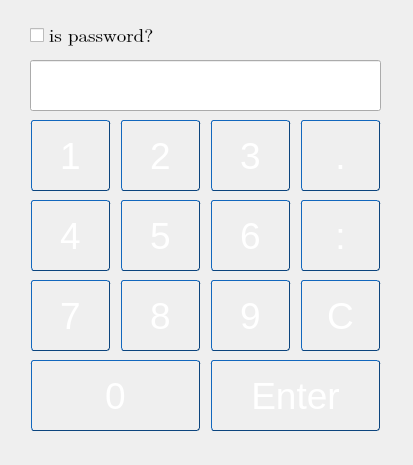
<?xml version="1.0" encoding="UTF-8"?>
<ui version="4.0">
 <class>Keyboard</class>
 <widget class="QWidget" name="Keyboard">
  <property name="geometry">
   <rect>
    <x>0</x>
    <y>0</y>
    <width>413</width>
    <height>465</height>
   </rect>
  </property>
  <property name="windowTitle">
   <string>Keyboard</string>
  </property>
  <widget class="QPushButton" name="pushButton">
   <property name="geometry">
    <rect>
     <x>30</x>
     <y>120</y>
     <width>81</width>
     <height>71</height>
    </rect>
   </property>
   <property name="font">
    <font>
     <pointsize>28</pointsize>
     <weight>50</weight>
     <italic>false</italic>
     <bold>false</bold>
    </font>
   </property>
   <property name="styleSheet">
    <string notr="true">/*
QPushButton {
     border: 2px solid #8f8f91;
     border-radius: 6px;
     background-color: qlineargradient(x1: 0, y1: 0, x2: 0, y2: 1,
                                       stop: 0 #f6f7fa, stop: 1 #dadbde);
     min-width: 80px;
 }

 QPushButton:pressed {
     background-color: qlineargradient(x1: 0, y1: 0, x2: 0, y2: 1,
                                       stop: 0 #dadbde, stop: 1 #f6f7fa);
		 background-color: qlineargradient(spread:pad, x1:1, y1:0, x2:1, y2:1, stop:0 rgba(209, 160, 230, 255), stop:1 rgba(255, 255, 255, 255));

 }
*/
QPushButton {
    /* Let's make the size of the button 1,5 times of font size. */
    min-height: 1.5em;
    /* Font size just 1.*/
    font: 1em;
    /* Margins so that we get a little space on the left and right. */
    margin: 0 1px 0 1px;
    /* The font color */ 
    color: white;
    /* Here's the background gradient with start point, end point, 
       stop &quot;percentage&quot; and color, stop percentage and color. */
    background-color: qlineargradient(x1: 0, y1: 0, x2: 0, y2: 1,
                                      stop: 0 #2198c0, stop: 1 #0d5ca6);
    /* We'll round the borders. */
    border-style: outset;
    /* Round radius will be 3px */
    border-radius: 3px;
    /* Border is only one pixel */
    border-width: 1px;
    /* Border color is now set */
    border-color: #0c457e;
}
 
/* This is style when button is pressed */
QPushButton:pressed {
    /* We'll just invert the gradient by changing the colors around. */
    background-color: qlineargradient(x1: 0, y1: 0, x2: 0, y2: 1,
                                      stop: 0 #0d5ca6, stop: 1 #2198c0);
}

</string>
   </property>
   <property name="text">
    <string>1</string>
   </property>
  </widget>
  <widget class="QPushButton" name="pushButton_2">
   <property name="geometry">
    <rect>
     <x>120</x>
     <y>120</y>
     <width>81</width>
     <height>71</height>
    </rect>
   </property>
   <property name="font">
    <font>
     <pointsize>28</pointsize>
     <weight>50</weight>
     <italic>false</italic>
     <bold>false</bold>
    </font>
   </property>
   <property name="styleSheet">
    <string notr="true">/*
QPushButton {
     border: 2px solid #8f8f91;
     border-radius: 6px;
     background-color: qlineargradient(x1: 0, y1: 0, x2: 0, y2: 1,
                                       stop: 0 #f6f7fa, stop: 1 #dadbde);
     min-width: 80px;
 }

 QPushButton:pressed {
     background-color: qlineargradient(x1: 0, y1: 0, x2: 0, y2: 1,
                                       stop: 0 #dadbde, stop: 1 #f6f7fa);
		 background-color: qlineargradient(spread:pad, x1:1, y1:0, x2:1, y2:1, stop:0 rgba(209, 160, 230, 255), stop:1 rgba(255, 255, 255, 255));

 }
*/
QPushButton {
    /* Let's make the size of the button 1,5 times of font size. */
    min-height: 1.5em;
    /* Font size just 1.*/
    font: 1em;
    /* Margins so that we get a little space on the left and right. */
    margin: 0 1px 0 1px;
    /* The font color */ 
    color: white;
    /* Here's the background gradient with start point, end point, 
       stop &quot;percentage&quot; and color, stop percentage and color. */
    background-color: qlineargradient(x1: 0, y1: 0, x2: 0, y2: 1,
                                      stop: 0 #2198c0, stop: 1 #0d5ca6);
    /* We'll round the borders. */
    border-style: outset;
    /* Round radius will be 3px */
    border-radius: 3px;
    /* Border is only one pixel */
    border-width: 1px;
    /* Border color is now set */
    border-color: #0c457e;
}
 
/* This is style when button is pressed */
QPushButton:pressed {
    /* We'll just invert the gradient by changing the colors around. */
    background-color: qlineargradient(x1: 0, y1: 0, x2: 0, y2: 1,
                                      stop: 0 #0d5ca6, stop: 1 #2198c0);
}

</string>
   </property>
   <property name="text">
    <string>2</string>
   </property>
  </widget>
  <widget class="QPushButton" name="pushButton_3">
   <property name="geometry">
    <rect>
     <x>210</x>
     <y>120</y>
     <width>81</width>
     <height>71</height>
    </rect>
   </property>
   <property name="font">
    <font>
     <pointsize>28</pointsize>
     <weight>50</weight>
     <italic>false</italic>
     <bold>false</bold>
    </font>
   </property>
   <property name="styleSheet">
    <string notr="true">/*
QPushButton {
     border: 2px solid #8f8f91;
     border-radius: 6px;
     background-color: qlineargradient(x1: 0, y1: 0, x2: 0, y2: 1,
                                       stop: 0 #f6f7fa, stop: 1 #dadbde);
     min-width: 80px;
 }

 QPushButton:pressed {
     background-color: qlineargradient(x1: 0, y1: 0, x2: 0, y2: 1,
                                       stop: 0 #dadbde, stop: 1 #f6f7fa);
		 background-color: qlineargradient(spread:pad, x1:1, y1:0, x2:1, y2:1, stop:0 rgba(209, 160, 230, 255), stop:1 rgba(255, 255, 255, 255));

 }
*/
QPushButton {
    /* Let's make the size of the button 1,5 times of font size. */
    min-height: 1.5em;
    /* Font size just 1.*/
    font: 1em;
    /* Margins so that we get a little space on the left and right. */
    margin: 0 1px 0 1px;
    /* The font color */ 
    color: white;
    /* Here's the background gradient with start point, end point, 
       stop &quot;percentage&quot; and color, stop percentage and color. */
    background-color: qlineargradient(x1: 0, y1: 0, x2: 0, y2: 1,
                                      stop: 0 #2198c0, stop: 1 #0d5ca6);
    /* We'll round the borders. */
    border-style: outset;
    /* Round radius will be 3px */
    border-radius: 3px;
    /* Border is only one pixel */
    border-width: 1px;
    /* Border color is now set */
    border-color: #0c457e;
}
 
/* This is style when button is pressed */
QPushButton:pressed {
    /* We'll just invert the gradient by changing the colors around. */
    background-color: qlineargradient(x1: 0, y1: 0, x2: 0, y2: 1,
                                      stop: 0 #0d5ca6, stop: 1 #2198c0);
}

</string>
   </property>
   <property name="text">
    <string>3</string>
   </property>
  </widget>
  <widget class="QPushButton" name="pushButton_4">
   <property name="geometry">
    <rect>
     <x>30</x>
     <y>200</y>
     <width>81</width>
     <height>71</height>
    </rect>
   </property>
   <property name="font">
    <font>
     <pointsize>28</pointsize>
     <weight>50</weight>
     <italic>false</italic>
     <bold>false</bold>
    </font>
   </property>
   <property name="styleSheet">
    <string notr="true">/*
QPushButton {
     border: 2px solid #8f8f91;
     border-radius: 6px;
     background-color: qlineargradient(x1: 0, y1: 0, x2: 0, y2: 1,
                                       stop: 0 #f6f7fa, stop: 1 #dadbde);
     min-width: 80px;
 }

 QPushButton:pressed {
     background-color: qlineargradient(x1: 0, y1: 0, x2: 0, y2: 1,
                                       stop: 0 #dadbde, stop: 1 #f6f7fa);
		 background-color: qlineargradient(spread:pad, x1:1, y1:0, x2:1, y2:1, stop:0 rgba(209, 160, 230, 255), stop:1 rgba(255, 255, 255, 255));

 }
*/
QPushButton {
    /* Let's make the size of the button 1,5 times of font size. */
    min-height: 1.5em;
    /* Font size just 1.*/
    font: 1em;
    /* Margins so that we get a little space on the left and right. */
    margin: 0 1px 0 1px;
    /* The font color */ 
    color: white;
    /* Here's the background gradient with start point, end point, 
       stop &quot;percentage&quot; and color, stop percentage and color. */
    background-color: qlineargradient(x1: 0, y1: 0, x2: 0, y2: 1,
                                      stop: 0 #2198c0, stop: 1 #0d5ca6);
    /* We'll round the borders. */
    border-style: outset;
    /* Round radius will be 3px */
    border-radius: 3px;
    /* Border is only one pixel */
    border-width: 1px;
    /* Border color is now set */
    border-color: #0c457e;
}
 
/* This is style when button is pressed */
QPushButton:pressed {
    /* We'll just invert the gradient by changing the colors around. */
    background-color: qlineargradient(x1: 0, y1: 0, x2: 0, y2: 1,
                                      stop: 0 #0d5ca6, stop: 1 #2198c0);
}

</string>
   </property>
   <property name="text">
    <string>4</string>
   </property>
  </widget>
  <widget class="QPushButton" name="pushButton_5">
   <property name="geometry">
    <rect>
     <x>120</x>
     <y>200</y>
     <width>81</width>
     <height>71</height>
    </rect>
   </property>
   <property name="font">
    <font>
     <pointsize>28</pointsize>
     <weight>50</weight>
     <italic>false</italic>
     <bold>false</bold>
    </font>
   </property>
   <property name="styleSheet">
    <string notr="true">/*
QPushButton {
     border: 2px solid #8f8f91;
     border-radius: 6px;
     background-color: qlineargradient(x1: 0, y1: 0, x2: 0, y2: 1,
                                       stop: 0 #f6f7fa, stop: 1 #dadbde);
     min-width: 80px;
 }

 QPushButton:pressed {
     background-color: qlineargradient(x1: 0, y1: 0, x2: 0, y2: 1,
                                       stop: 0 #dadbde, stop: 1 #f6f7fa);
		 background-color: qlineargradient(spread:pad, x1:1, y1:0, x2:1, y2:1, stop:0 rgba(209, 160, 230, 255), stop:1 rgba(255, 255, 255, 255));

 }
*/
QPushButton {
    /* Let's make the size of the button 1,5 times of font size. */
    min-height: 1.5em;
    /* Font size just 1.*/
    font: 1em;
    /* Margins so that we get a little space on the left and right. */
    margin: 0 1px 0 1px;
    /* The font color */ 
    color: white;
    /* Here's the background gradient with start point, end point, 
       stop &quot;percentage&quot; and color, stop percentage and color. */
    background-color: qlineargradient(x1: 0, y1: 0, x2: 0, y2: 1,
                                      stop: 0 #2198c0, stop: 1 #0d5ca6);
    /* We'll round the borders. */
    border-style: outset;
    /* Round radius will be 3px */
    border-radius: 3px;
    /* Border is only one pixel */
    border-width: 1px;
    /* Border color is now set */
    border-color: #0c457e;
}
 
/* This is style when button is pressed */
QPushButton:pressed {
    /* We'll just invert the gradient by changing the colors around. */
    background-color: qlineargradient(x1: 0, y1: 0, x2: 0, y2: 1,
                                      stop: 0 #0d5ca6, stop: 1 #2198c0);
}

</string>
   </property>
   <property name="text">
    <string>5</string>
   </property>
  </widget>
  <widget class="QPushButton" name="pushButton_6">
   <property name="geometry">
    <rect>
     <x>210</x>
     <y>200</y>
     <width>81</width>
     <height>71</height>
    </rect>
   </property>
   <property name="font">
    <font>
     <pointsize>28</pointsize>
     <weight>50</weight>
     <italic>false</italic>
     <bold>false</bold>
    </font>
   </property>
   <property name="styleSheet">
    <string notr="true">/*
QPushButton {
     border: 2px solid #8f8f91;
     border-radius: 6px;
     background-color: qlineargradient(x1: 0, y1: 0, x2: 0, y2: 1,
                                       stop: 0 #f6f7fa, stop: 1 #dadbde);
     min-width: 80px;
 }

 QPushButton:pressed {
     background-color: qlineargradient(x1: 0, y1: 0, x2: 0, y2: 1,
                                       stop: 0 #dadbde, stop: 1 #f6f7fa);
		 background-color: qlineargradient(spread:pad, x1:1, y1:0, x2:1, y2:1, stop:0 rgba(209, 160, 230, 255), stop:1 rgba(255, 255, 255, 255));

 }
*/
QPushButton {
    /* Let's make the size of the button 1,5 times of font size. */
    min-height: 1.5em;
    /* Font size just 1.*/
    font: 1em;
    /* Margins so that we get a little space on the left and right. */
    margin: 0 1px 0 1px;
    /* The font color */ 
    color: white;
    /* Here's the background gradient with start point, end point, 
       stop &quot;percentage&quot; and color, stop percentage and color. */
    background-color: qlineargradient(x1: 0, y1: 0, x2: 0, y2: 1,
                                      stop: 0 #2198c0, stop: 1 #0d5ca6);
    /* We'll round the borders. */
    border-style: outset;
    /* Round radius will be 3px */
    border-radius: 3px;
    /* Border is only one pixel */
    border-width: 1px;
    /* Border color is now set */
    border-color: #0c457e;
}
 
/* This is style when button is pressed */
QPushButton:pressed {
    /* We'll just invert the gradient by changing the colors around. */
    background-color: qlineargradient(x1: 0, y1: 0, x2: 0, y2: 1,
                                      stop: 0 #0d5ca6, stop: 1 #2198c0);
}

</string>
   </property>
   <property name="text">
    <string>6</string>
   </property>
  </widget>
  <widget class="QPushButton" name="pushButton_7">
   <property name="geometry">
    <rect>
     <x>30</x>
     <y>280</y>
     <width>81</width>
     <height>71</height>
    </rect>
   </property>
   <property name="font">
    <font>
     <pointsize>28</pointsize>
     <weight>50</weight>
     <italic>false</italic>
     <bold>false</bold>
    </font>
   </property>
   <property name="styleSheet">
    <string notr="true">/*
QPushButton {
     border: 2px solid #8f8f91;
     border-radius: 6px;
     background-color: qlineargradient(x1: 0, y1: 0, x2: 0, y2: 1,
                                       stop: 0 #f6f7fa, stop: 1 #dadbde);
     min-width: 80px;
 }

 QPushButton:pressed {
     background-color: qlineargradient(x1: 0, y1: 0, x2: 0, y2: 1,
                                       stop: 0 #dadbde, stop: 1 #f6f7fa);
		 background-color: qlineargradient(spread:pad, x1:1, y1:0, x2:1, y2:1, stop:0 rgba(209, 160, 230, 255), stop:1 rgba(255, 255, 255, 255));

 }
*/
QPushButton {
    /* Let's make the size of the button 1,5 times of font size. */
    min-height: 1.5em;
    /* Font size just 1.*/
    font: 1em;
    /* Margins so that we get a little space on the left and right. */
    margin: 0 1px 0 1px;
    /* The font color */ 
    color: white;
    /* Here's the background gradient with start point, end point, 
       stop &quot;percentage&quot; and color, stop percentage and color. */
    background-color: qlineargradient(x1: 0, y1: 0, x2: 0, y2: 1,
                                      stop: 0 #2198c0, stop: 1 #0d5ca6);
    /* We'll round the borders. */
    border-style: outset;
    /* Round radius will be 3px */
    border-radius: 3px;
    /* Border is only one pixel */
    border-width: 1px;
    /* Border color is now set */
    border-color: #0c457e;
}
 
/* This is style when button is pressed */
QPushButton:pressed {
    /* We'll just invert the gradient by changing the colors around. */
    background-color: qlineargradient(x1: 0, y1: 0, x2: 0, y2: 1,
                                      stop: 0 #0d5ca6, stop: 1 #2198c0);
}

</string>
   </property>
   <property name="text">
    <string>7</string>
   </property>
  </widget>
  <widget class="QPushButton" name="pushButton_8">
   <property name="geometry">
    <rect>
     <x>120</x>
     <y>280</y>
     <width>81</width>
     <height>71</height>
    </rect>
   </property>
   <property name="font">
    <font>
     <pointsize>28</pointsize>
     <weight>50</weight>
     <italic>false</italic>
     <bold>false</bold>
    </font>
   </property>
   <property name="styleSheet">
    <string notr="true">/*
QPushButton {
     border: 2px solid #8f8f91;
     border-radius: 6px;
     background-color: qlineargradient(x1: 0, y1: 0, x2: 0, y2: 1,
                                       stop: 0 #f6f7fa, stop: 1 #dadbde);
     min-width: 80px;
 }

 QPushButton:pressed {
     background-color: qlineargradient(x1: 0, y1: 0, x2: 0, y2: 1,
                                       stop: 0 #dadbde, stop: 1 #f6f7fa);
		 background-color: qlineargradient(spread:pad, x1:1, y1:0, x2:1, y2:1, stop:0 rgba(209, 160, 230, 255), stop:1 rgba(255, 255, 255, 255));

 }
*/
QPushButton {
    /* Let's make the size of the button 1,5 times of font size. */
    min-height: 1.5em;
    /* Font size just 1.*/
    font: 1em;
    /* Margins so that we get a little space on the left and right. */
    margin: 0 1px 0 1px;
    /* The font color */ 
    color: white;
    /* Here's the background gradient with start point, end point, 
       stop &quot;percentage&quot; and color, stop percentage and color. */
    background-color: qlineargradient(x1: 0, y1: 0, x2: 0, y2: 1,
                                      stop: 0 #2198c0, stop: 1 #0d5ca6);
    /* We'll round the borders. */
    border-style: outset;
    /* Round radius will be 3px */
    border-radius: 3px;
    /* Border is only one pixel */
    border-width: 1px;
    /* Border color is now set */
    border-color: #0c457e;
}
 
/* This is style when button is pressed */
QPushButton:pressed {
    /* We'll just invert the gradient by changing the colors around. */
    background-color: qlineargradient(x1: 0, y1: 0, x2: 0, y2: 1,
                                      stop: 0 #0d5ca6, stop: 1 #2198c0);
}

</string>
   </property>
   <property name="text">
    <string>8</string>
   </property>
  </widget>
  <widget class="QPushButton" name="pushButton_9">
   <property name="geometry">
    <rect>
     <x>210</x>
     <y>280</y>
     <width>81</width>
     <height>71</height>
    </rect>
   </property>
   <property name="font">
    <font>
     <pointsize>28</pointsize>
     <weight>50</weight>
     <italic>false</italic>
     <bold>false</bold>
    </font>
   </property>
   <property name="styleSheet">
    <string notr="true">/*
QPushButton {
     border: 2px solid #8f8f91;
     border-radius: 6px;
     background-color: qlineargradient(x1: 0, y1: 0, x2: 0, y2: 1,
                                       stop: 0 #f6f7fa, stop: 1 #dadbde);
     min-width: 80px;
 }

 QPushButton:pressed {
     background-color: qlineargradient(x1: 0, y1: 0, x2: 0, y2: 1,
                                       stop: 0 #dadbde, stop: 1 #f6f7fa);
		 background-color: qlineargradient(spread:pad, x1:1, y1:0, x2:1, y2:1, stop:0 rgba(209, 160, 230, 255), stop:1 rgba(255, 255, 255, 255));

 }
*/
QPushButton {
    /* Let's make the size of the button 1,5 times of font size. */
    min-height: 1.5em;
    /* Font size just 1.*/
    font: 1em;
    /* Margins so that we get a little space on the left and right. */
    margin: 0 1px 0 1px;
    /* The font color */ 
    color: white;
    /* Here's the background gradient with start point, end point, 
       stop &quot;percentage&quot; and color, stop percentage and color. */
    background-color: qlineargradient(x1: 0, y1: 0, x2: 0, y2: 1,
                                      stop: 0 #2198c0, stop: 1 #0d5ca6);
    /* We'll round the borders. */
    border-style: outset;
    /* Round radius will be 3px */
    border-radius: 3px;
    /* Border is only one pixel */
    border-width: 1px;
    /* Border color is now set */
    border-color: #0c457e;
}
 
/* This is style when button is pressed */
QPushButton:pressed {
    /* We'll just invert the gradient by changing the colors around. */
    background-color: qlineargradient(x1: 0, y1: 0, x2: 0, y2: 1,
                                      stop: 0 #0d5ca6, stop: 1 #2198c0);
}

</string>
   </property>
   <property name="text">
    <string>9</string>
   </property>
  </widget>
  <widget class="QPushButton" name="pushButton_10">
   <property name="geometry">
    <rect>
     <x>30</x>
     <y>360</y>
     <width>171</width>
     <height>71</height>
    </rect>
   </property>
   <property name="font">
    <font>
     <pointsize>28</pointsize>
     <weight>50</weight>
     <italic>false</italic>
     <bold>false</bold>
    </font>
   </property>
   <property name="styleSheet">
    <string notr="true">/*
QPushButton {
     border: 2px solid #8f8f91;
     border-radius: 6px;
     background-color: qlineargradient(x1: 0, y1: 0, x2: 0, y2: 1,
                                       stop: 0 #f6f7fa, stop: 1 #dadbde);
     min-width: 80px;
 }

 QPushButton:pressed {
     background-color: qlineargradient(x1: 0, y1: 0, x2: 0, y2: 1,
                                       stop: 0 #dadbde, stop: 1 #f6f7fa);
		 background-color: qlineargradient(spread:pad, x1:1, y1:0, x2:1, y2:1, stop:0 rgba(209, 160, 230, 255), stop:1 rgba(255, 255, 255, 255));

 }
*/
QPushButton {
    /* Let's make the size of the button 1,5 times of font size. */
    min-height: 1.5em;
    /* Font size just 1.*/
    font: 1em;
    /* Margins so that we get a little space on the left and right. */
    margin: 0 1px 0 1px;
    /* The font color */ 
    color: white;
    /* Here's the background gradient with start point, end point, 
       stop &quot;percentage&quot; and color, stop percentage and color. */
    background-color: qlineargradient(x1: 0, y1: 0, x2: 0, y2: 1,
                                      stop: 0 #2198c0, stop: 1 #0d5ca6);
    /* We'll round the borders. */
    border-style: outset;
    /* Round radius will be 3px */
    border-radius: 3px;
    /* Border is only one pixel */
    border-width: 1px;
    /* Border color is now set */
    border-color: #0c457e;
}
 
/* This is style when button is pressed */
QPushButton:pressed {
    /* We'll just invert the gradient by changing the colors around. */
    background-color: qlineargradient(x1: 0, y1: 0, x2: 0, y2: 1,
                                      stop: 0 #0d5ca6, stop: 1 #2198c0);
}

</string>
   </property>
   <property name="text">
    <string>0</string>
   </property>
  </widget>
  <widget class="QPushButton" name="pushButton_11">
   <property name="geometry">
    <rect>
     <x>300</x>
     <y>120</y>
     <width>81</width>
     <height>71</height>
    </rect>
   </property>
   <property name="font">
    <font>
     <pointsize>28</pointsize>
     <weight>50</weight>
     <italic>false</italic>
     <bold>false</bold>
    </font>
   </property>
   <property name="styleSheet">
    <string notr="true">/*
QPushButton {
     border: 2px solid #8f8f91;
     border-radius: 6px;
     background-color: qlineargradient(x1: 0, y1: 0, x2: 0, y2: 1,
                                       stop: 0 #f6f7fa, stop: 1 #dadbde);
     min-width: 80px;
 }

 QPushButton:pressed {
     background-color: qlineargradient(x1: 0, y1: 0, x2: 0, y2: 1,
                                       stop: 0 #dadbde, stop: 1 #f6f7fa);
		 background-color: qlineargradient(spread:pad, x1:1, y1:0, x2:1, y2:1, stop:0 rgba(209, 160, 230, 255), stop:1 rgba(255, 255, 255, 255));

 }
*/
QPushButton {
    /* Let's make the size of the button 1,5 times of font size. */
    min-height: 1.5em;
    /* Font size just 1.*/
    font: 1em;
    /* Margins so that we get a little space on the left and right. */
    margin: 0 1px 0 1px;
    /* The font color */ 
    color: white;
    /* Here's the background gradient with start point, end point, 
       stop &quot;percentage&quot; and color, stop percentage and color. */
    background-color: qlineargradient(x1: 0, y1: 0, x2: 0, y2: 1,
                                      stop: 0 #2198c0, stop: 1 #0d5ca6);
    /* We'll round the borders. */
    border-style: outset;
    /* Round radius will be 3px */
    border-radius: 3px;
    /* Border is only one pixel */
    border-width: 1px;
    /* Border color is now set */
    border-color: #0c457e;
}
 
/* This is style when button is pressed */
QPushButton:pressed {
    /* We'll just invert the gradient by changing the colors around. */
    background-color: qlineargradient(x1: 0, y1: 0, x2: 0, y2: 1,
                                      stop: 0 #0d5ca6, stop: 1 #2198c0);
}

</string>
   </property>
   <property name="text">
    <string>.</string>
   </property>
  </widget>
  <widget class="QPushButton" name="pushButton_12">
   <property name="geometry">
    <rect>
     <x>300</x>
     <y>200</y>
     <width>81</width>
     <height>71</height>
    </rect>
   </property>
   <property name="font">
    <font>
     <pointsize>28</pointsize>
     <weight>50</weight>
     <italic>false</italic>
     <bold>false</bold>
    </font>
   </property>
   <property name="styleSheet">
    <string notr="true">/*
QPushButton {
     border: 2px solid #8f8f91;
     border-radius: 6px;
     background-color: qlineargradient(x1: 0, y1: 0, x2: 0, y2: 1,
                                       stop: 0 #f6f7fa, stop: 1 #dadbde);
     min-width: 80px;
 }

 QPushButton:pressed {
     background-color: qlineargradient(x1: 0, y1: 0, x2: 0, y2: 1,
                                       stop: 0 #dadbde, stop: 1 #f6f7fa);
		 background-color: qlineargradient(spread:pad, x1:1, y1:0, x2:1, y2:1, stop:0 rgba(209, 160, 230, 255), stop:1 rgba(255, 255, 255, 255));

 }
*/
QPushButton {
    /* Let's make the size of the button 1,5 times of font size. */
    min-height: 1.5em;
    /* Font size just 1.*/
    font: 1em;
    /* Margins so that we get a little space on the left and right. */
    margin: 0 1px 0 1px;
    /* The font color */ 
    color: white;
    /* Here's the background gradient with start point, end point, 
       stop &quot;percentage&quot; and color, stop percentage and color. */
    background-color: qlineargradient(x1: 0, y1: 0, x2: 0, y2: 1,
                                      stop: 0 #2198c0, stop: 1 #0d5ca6);
    /* We'll round the borders. */
    border-style: outset;
    /* Round radius will be 3px */
    border-radius: 3px;
    /* Border is only one pixel */
    border-width: 1px;
    /* Border color is now set */
    border-color: #0c457e;
}
 
/* This is style when button is pressed */
QPushButton:pressed {
    /* We'll just invert the gradient by changing the colors around. */
    background-color: qlineargradient(x1: 0, y1: 0, x2: 0, y2: 1,
                                      stop: 0 #0d5ca6, stop: 1 #2198c0);
}

</string>
   </property>
   <property name="text">
    <string>:</string>
   </property>
  </widget>
  <widget class="QPushButton" name="pushButton_13">
   <property name="geometry">
    <rect>
     <x>300</x>
     <y>280</y>
     <width>81</width>
     <height>71</height>
    </rect>
   </property>
   <property name="font">
    <font>
     <pointsize>28</pointsize>
     <weight>50</weight>
     <italic>false</italic>
     <bold>false</bold>
    </font>
   </property>
   <property name="styleSheet">
    <string notr="true">/*
QPushButton {
     border: 2px solid #8f8f91;
     border-radius: 6px;
     background-color: qlineargradient(x1: 0, y1: 0, x2: 0, y2: 1,
                                       stop: 0 #f6f7fa, stop: 1 #dadbde);
     min-width: 80px;
 }

 QPushButton:pressed {
     background-color: qlineargradient(x1: 0, y1: 0, x2: 0, y2: 1,
                                       stop: 0 #dadbde, stop: 1 #f6f7fa);
		 background-color: qlineargradient(spread:pad, x1:1, y1:0, x2:1, y2:1, stop:0 rgba(209, 160, 230, 255), stop:1 rgba(255, 255, 255, 255));

 }
*/
QPushButton {
    /* Let's make the size of the button 1,5 times of font size. */
    min-height: 1.5em;
    /* Font size just 1.*/
    font: 1em;
    /* Margins so that we get a little space on the left and right. */
    margin: 0 1px 0 1px;
    /* The font color */ 
    color: white;
    /* Here's the background gradient with start point, end point, 
       stop &quot;percentage&quot; and color, stop percentage and color. */
    background-color: qlineargradient(x1: 0, y1: 0, x2: 0, y2: 1,
                                      stop: 0 #2198c0, stop: 1 #0d5ca6);
    /* We'll round the borders. */
    border-style: outset;
    /* Round radius will be 3px */
    border-radius: 3px;
    /* Border is only one pixel */
    border-width: 1px;
    /* Border color is now set */
    border-color: #0c457e;
}
 
/* This is style when button is pressed */
QPushButton:pressed {
    /* We'll just invert the gradient by changing the colors around. */
    background-color: qlineargradient(x1: 0, y1: 0, x2: 0, y2: 1,
                                      stop: 0 #0d5ca6, stop: 1 #2198c0);
}

</string>
   </property>
   <property name="text">
    <string>C</string>
   </property>
  </widget>
  <widget class="QPushButton" name="pushButton_14">
   <property name="geometry">
    <rect>
     <x>210</x>
     <y>360</y>
     <width>171</width>
     <height>71</height>
    </rect>
   </property>
   <property name="font">
    <font>
     <pointsize>28</pointsize>
     <weight>50</weight>
     <italic>false</italic>
     <bold>false</bold>
    </font>
   </property>
   <property name="styleSheet">
    <string notr="true">/*
QPushButton {
     border: 2px solid #8f8f91;
     border-radius: 6px;
     background-color: qlineargradient(x1: 0, y1: 0, x2: 0, y2: 1,
                                       stop: 0 #f6f7fa, stop: 1 #dadbde);
     min-width: 80px;
 }

 QPushButton:pressed {
     background-color: qlineargradient(x1: 0, y1: 0, x2: 0, y2: 1,
                                       stop: 0 #dadbde, stop: 1 #f6f7fa);
		 background-color: qlineargradient(spread:pad, x1:1, y1:0, x2:1, y2:1, stop:0 rgba(209, 160, 230, 255), stop:1 rgba(255, 255, 255, 255));

 }
*/
QPushButton {
    /* Let's make the size of the button 1,5 times of font size. */
    min-height: 1.5em;
    /* Font size just 1.*/
    font: 1em;
    /* Margins so that we get a little space on the left and right. */
    margin: 0 1px 0 1px;
    /* The font color */ 
    color: white;
    /* Here's the background gradient with start point, end point, 
       stop &quot;percentage&quot; and color, stop percentage and color. */
    background-color: qlineargradient(x1: 0, y1: 0, x2: 0, y2: 1,
                                      stop: 0 #2198c0, stop: 1 #0d5ca6);
    /* We'll round the borders. */
    border-style: outset;
    /* Round radius will be 3px */
    border-radius: 3px;
    /* Border is only one pixel */
    border-width: 1px;
    /* Border color is now set */
    border-color: #0c457e;
}
 
/* This is style when button is pressed */
QPushButton:pressed {
    /* We'll just invert the gradient by changing the colors around. */
    background-color: qlineargradient(x1: 0, y1: 0, x2: 0, y2: 1,
                                      stop: 0 #0d5ca6, stop: 1 #2198c0);
}

</string>
   </property>
   <property name="text">
    <string>Enter</string>
   </property>
  </widget>
  <widget class="QLineEdit" name="lineEdit">
   <property name="geometry">
    <rect>
     <x>30</x>
     <y>60</y>
     <width>351</width>
     <height>51</height>
    </rect>
   </property>
   <property name="font">
    <font>
     <family>Cambria Math</family>
     <pointsize>16</pointsize>
     <weight>75</weight>
     <bold>true</bold>
    </font>
   </property>
   <property name="maxLength">
    <number>6</number>
   </property>
   <property name="alignment">
    <set>Qt::AlignCenter</set>
   </property>
  </widget>
  <widget class="QCheckBox" name="checkBox">
   <property name="geometry">
    <rect>
     <x>30</x>
     <y>20</y>
     <width>351</width>
     <height>31</height>
    </rect>
   </property>
   <property name="font">
    <font>
     <family>Cambria Math</family>
     <pointsize>14</pointsize>
    </font>
   </property>
   <property name="text">
    <string>is password?</string>
   </property>
  </widget>
 </widget>
 <layoutdefault spacing="6" margin="11"/>
 <resources/>
 <connections/>
</ui>
